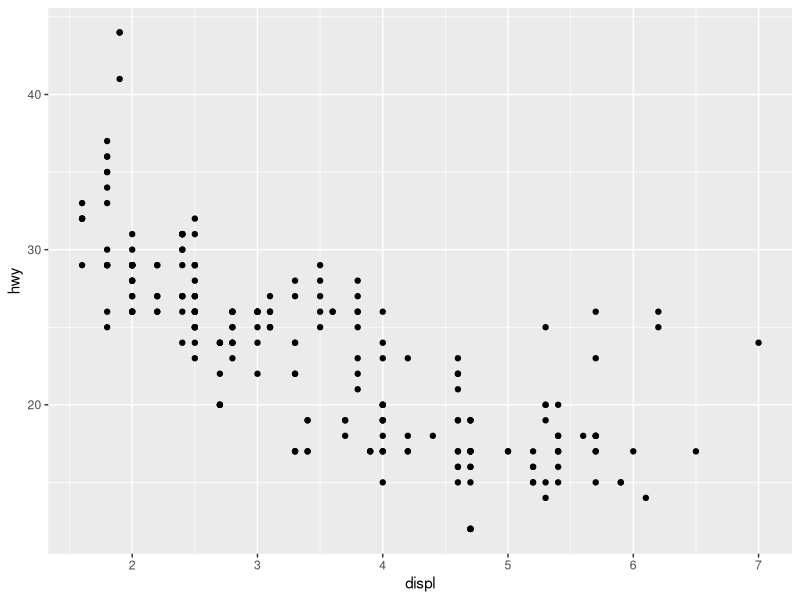
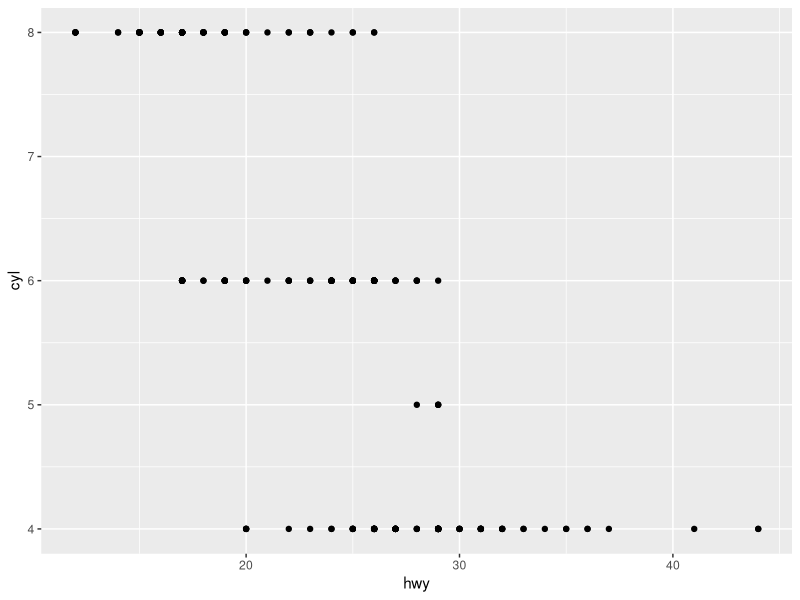
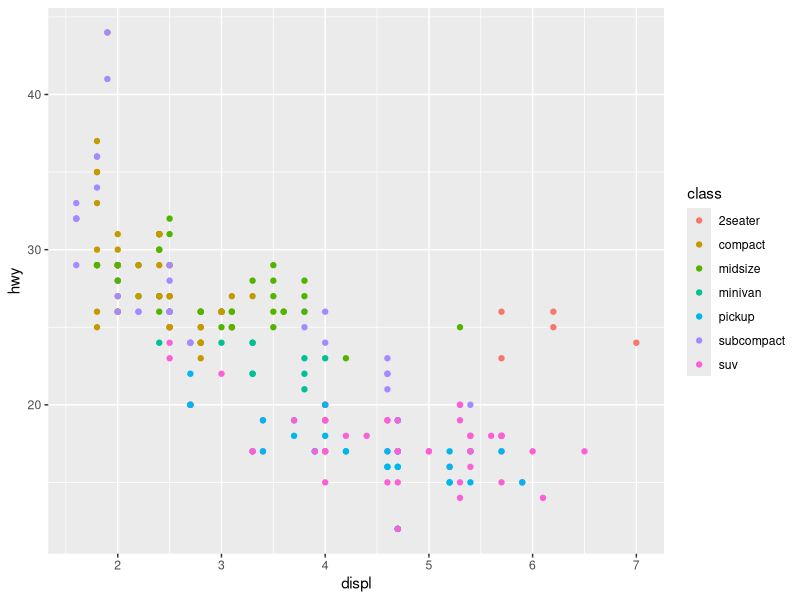
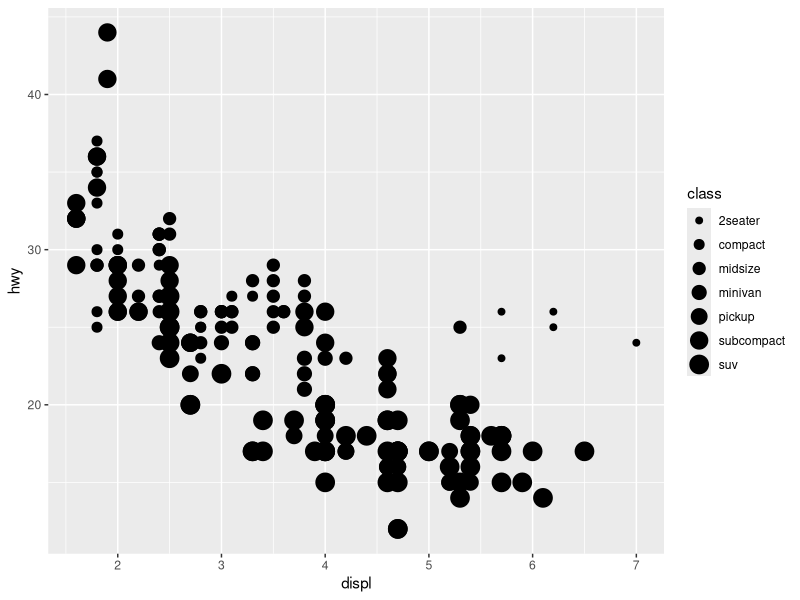
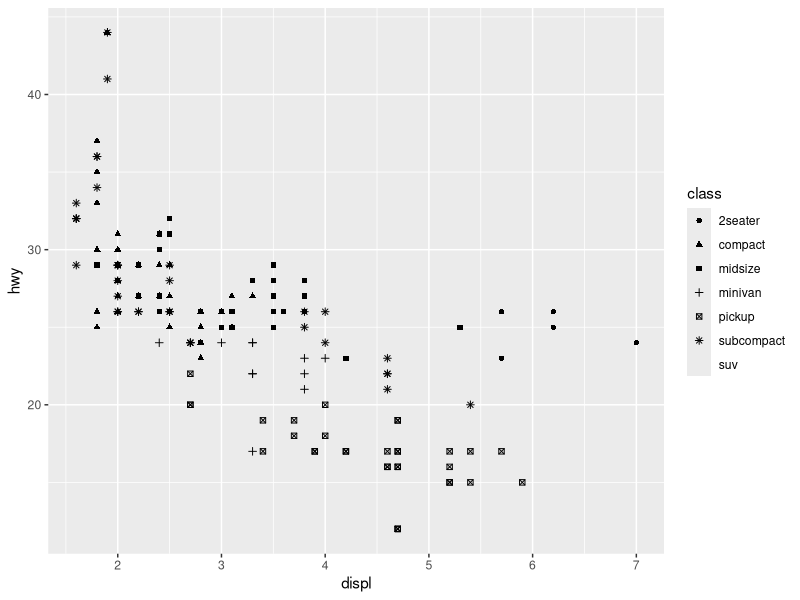
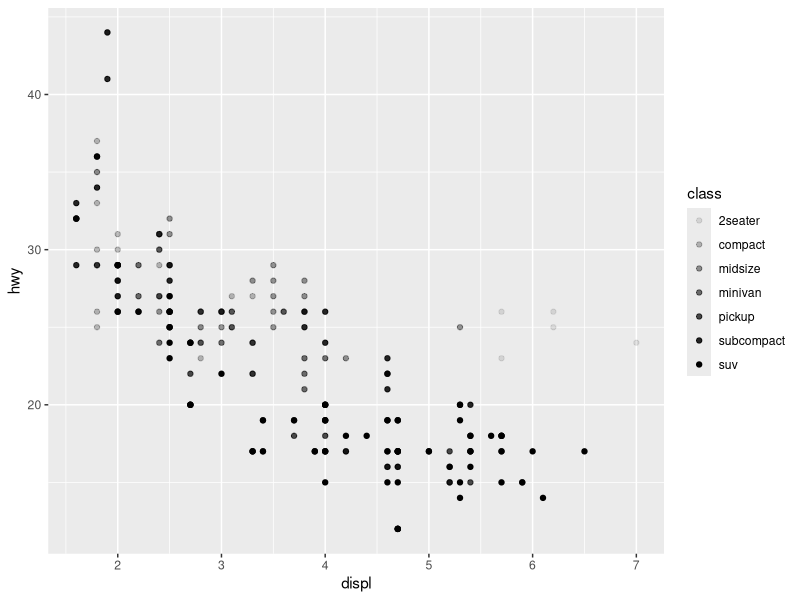
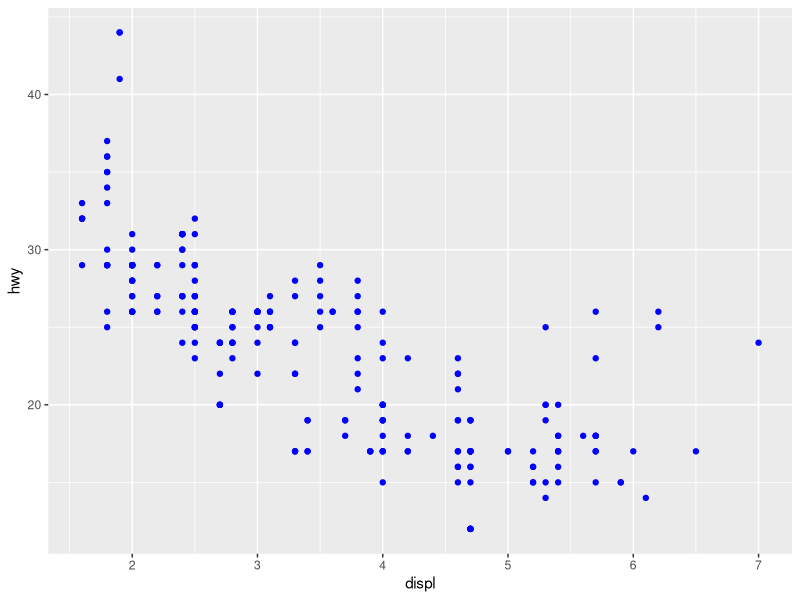
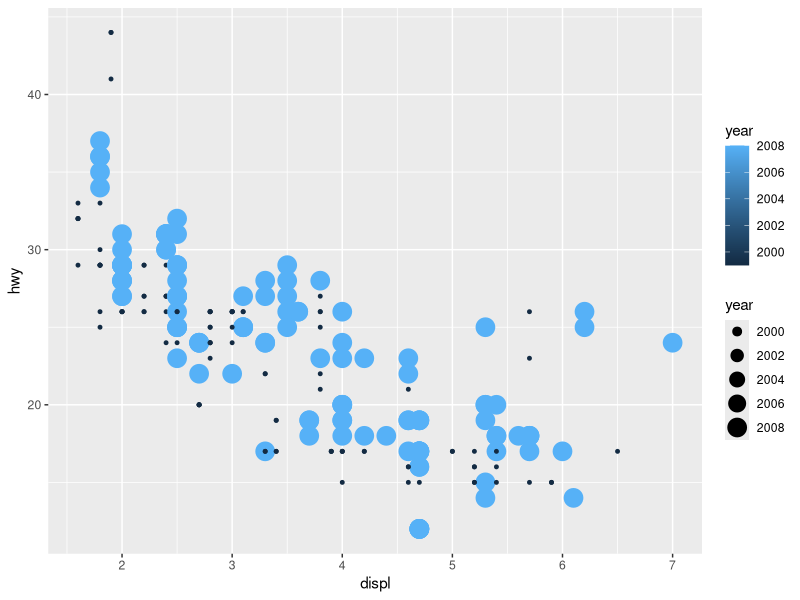

These figures' R source, in order: (Note: this script raises an error after producing the figures.)
install.packages("tidyverse")
library(tidyverse)
library(data.table)

# mpg:hwy-highway miles per gallon  displ-engine displacement, in litres
ggplot(data=mpg) + geom_point(mapping = aes(x = displ, y = hwy))
ggplot(data = mpg) + geom_point(mapping = aes(x = hwy, y = cyl))

#ae(color/size/shape/alpha)
ggplot(data=mpg) + 
  geom_point(mapping = aes(x = displ, y = hwy, color = class))
ggplot(data=mpg) + 
  geom_point(mapping = aes(x = displ, y = hwy, size = class))
ggplot(data=mpg) + 
  geom_point(mapping = aes(x = displ, y = hwy, shape = class))
ggplot(data=mpg) + 
  geom_point(mapping = aes(x = displ, y = hwy, alpha = class))

ggplot(data = mpg) +
  geom_point(mapping = aes(x = displ, y = hwy), color = "blue")

ggplot(data = mpg) +
  geom_point(mapping = aes(x = displ, y = hwy, color = year, size = year))

# stroke used for shape 21-24 and defined the size of outer cirle 
sizes <- expand.grid(size = (0:3) * 2, stroke = (0:3) * 2)
ggplot(sizes, aes(size, stroke, size = size, stroke = stroke)) + 
  geom_abline(slope = -1, intercept = 6, colour = "white", size = 6) + 
  geom_point(shape = 21, fill = "red") +
  scale_size_identity()
 
ggplot(data = mpg) +
  geom_point(mapping = aes(x = displ, y = hwy, color = displ <5))


#The first argument of facet_wrap() should be a formula, which you create
#with ~ followed by a variable name (here "formula" is the name of a data structure 
#in R, not a synonym for "equation"). The variable that you pass to facet_wrap() should be discrete.
ggplot(data = mpg) +
  geom_point(mapping = aes(x = displ, y = hwy)) +
  facet_wrap(~ class, nrow = 2)

#To facet your plot on the combination of two variables, add facet_grid() to your plot call.
#this  time the formula should contain two variable names separated by a ~.
ggplot(data = mpg) +
  geom_point(mapping = aes(x = displ, y = hwy)) +
  facet_grid(drv ~ cyl)

#If you prefer to not facet in the rows or columns dimension, use a . instead of a variable name
ggplot(data = mpg) +
  geom_point(mapping = aes(x = displ, y = hwy)) +
  facet_grid(. ~ cyl)
ggplot(data = mpg) +
  geom_point(mapping = aes(x = displ, y = hwy)) +
  facet_wrap(~ cyl, nrow = 1)
#above two just the same plots!

ggplot(data = mpg) +
  facet_grid(drv ~ cyl)
ggplot(data = mpg) + 
  geom_point(mapping = aes(x = drv, y = cyl))


ggplot(data = mpg) +
  geom_point(mapping = aes(x = displ, y = hwy)) +
  facet_grid(drv ~ .)
ggplot(data = mpg) +
  geom_point(mapping = aes(x = displ, y = hwy)) +
  facet_grid(. ~ cyl)

par(mfrow = c(2,2))
# same data, different plots
ggplot(data = mpg) +
  geom_point(mapping = aes(x = displ, y = hwy))
ggplot(data = mpg) +
  geom_smooth(mapping = aes(x = displ, y = hwy))

ggplot(data = mpg) +
  geom_point(mapping = aes(x = displ, y = hwy, color = drv)) +
  geom_smooth(mapping = aes(x = displ, y = hwy, linetype = drv, color = drv))


ggplot(data = mpg) +
  geom_smooth(mapping = aes(x = displ, y = hwy))
ggplot(data = mpg) +
  geom_smooth(mapping = aes(x = displ, y = hwy, group = drv))
ggplot(data = mpg) +
  geom_smooth(mapping = aes(x = displ, y = hwy, color = drv),
              show.legend = F)

#To display multiple geoms in the same plot, add multiple geom functions to ggplot()
ggplot(data = mpg) +
  geom_point(mapping = aes(x = displ, y = hwy)) +
  geom_smooth(mapping = aes(x = displ, y = hwy))
#another way to get same plot above
ggplot(data = mpg, mapping = aes(x = displ, y = hwy)) +
  geom_point() +
  geom_smooth()

#If you place mappings in a geom function, ggplot2 will treat them as local mappings for the exact layer.
ggplot(data = mpg, mapping = aes(x = displ, y = hwy)) +
  geom_point(mapping = aes(color = class)) +
  geom_smooth()

#You can use the same idea to specify different data for each layer
mpp <- as.data.table(mpg)
ggplot(data = mpg, mapping = aes(x = displ, y = hwy)) +
  geom_point(mapping = aes(color = class)) +
  geom_smooth(data = mpp[class == "subcompact"], se = FALSE)

#OR (differs in the way to get mpg subset)
ggplot(data = mpg, mapping = aes(x = displ, y = hwy)) +
  geom_point(mapping = aes(color = class)) +
               geom_smooth(data = filter(mpg, class == "subcompact"), se = FALSE)


ggplot(data = mpg, mapping = aes(x = displ, y = hwy, color = drv)) +
  geom_point() +
  geom_smooth(se = FALSE)
#the syntax equals one below
ggplot(data = mpg) +
  geom_point(mapping = aes(x = displ, y = hwy, color = drv)) +
  geom_smooth(mapping = aes(x = displ, y = hwy, linetype = drv, color = drv), se = FALSE)


# different syntax but same plot
ggplot(data = mpg, mapping = aes(x = displ, y = hwy)) + 
  geom_point() + 
  geom_smooth()

ggplot() + 
  geom_point(data = mpg, mapping = aes(x = displ, y = hwy)) + 
  geom_smooth(data = mpg, mapping = aes(x = displ, y = hwy))


#https://r4ds.had.co.nz/data-visualisation.html 3.6.1 exercise 6
ggplot(data = mpg, mapping = aes(x = displ, y = hwy)) +
  geom_point() +
  geom_smooth(se = FALSE)

ggplot(data = mpg, mapping = aes(x = displ, y = hwy)) +
  geom_point() +
  geom_smooth(mapping = aes(group = drv), se = FALSE)

ggplot(data = mpg, mapping = aes(x = displ, y = hwy, color = drv)) +
  geom_point() +
  geom_smooth(se = FALSE)

ggplot(data = mpg, mapping = aes(x = displ, y = hwy)) +
  geom_point(mapping = aes(color = drv)) +
  geom_smooth(se = FALSE)

ggplot(data = mpg, mapping = aes(x = displ, y = hwy)) +
  geom_point(mapping = aes(color = drv)) +
  geom_smooth(mapping = aes(linetype = drv), se = FALSE)

#Note that shapes 21-24 have both stroke colour and a fill. 
#The size of the filled part is controlled by size, the size of the stroke is controlled by stroke.
ggplot(data = mpg, mapping = aes(x = displ, y = hwy)) +
  geom_point(aes(fill = drv), shape = 21, color = "white", size = 5, stroke = 5)


#statistical transformations
#bar chart
ggplot(data = diamonds) +
  geom_bar(mapping = aes(x = cut))
#geom_bar use stat_count by default, so the syntax above equals the following
ggplot(data = diamonds) +
  stat_count(mapping = aes(x = cut))

ggplot(data = diamonds) +
  geom_col(mapping = aes(x = cut, y = price))


#stat_ has corresponding geom_
ggplot(data = diamonds) +
  stat_summary(
    mapping = aes(x = cut, y = depth),
    fun.ymin = min,
    fun.ymax = max,
    fun.y = median
  )
ggplot(data = diamonds, mapping = aes(x = cut, y = depth)) +
  geom_pointrange(mapping = aes(ymin = min(depth), ymax = max(depth)))#didn't got stat_summary & geom_pointrange



#geom_bar ## group=1 then the sum prop is 1
ggplot(data = diamonds)+
  geom_bar(mapping = aes(x = cut, y = ..prop.., group = 1))
ggplot(data = diamonds) +
  geom_bar(mapping = aes(x = cut, y = ..prop..))
ggplot(data = diamonds) +
  geom_bar(mapping = aes(x = cut, y = ..prop.., fill = color))


#geom_bar fill/color: fill define the inner color, color define the outline color
ggplot(data = diamonds) +
  geom_bar(mapping = aes(x = cut, color = cut))
ggplot(data = diamonds) +
  geom_bar(mapping = aes(x = cut, fill = cut))

#map the fill aesthetic to another variable
ggplot(data = diamonds) +
  geom_bar(mapping = aes(x = cut, fill = clarity))

#he stacking is performed automatically by the position adjustment specified by the position argument. 
#If you don't want a stacked bar chart, you can use one of three other options: "identity", "dodge" or "fill"

#position = "identity" will place each object exactly where it falls in the context of the 
#graph. This is not very useful for bars, because it overlaps them.
ggplot(data = diamonds, mapping = aes(x = cut, fill = clarity)) +
  geom_bar(alpha = 0.2, position = "identity")
ggplot(data = diamonds, mapping = aes(x = cut, color = clarity)) +
  geom_bar(fill = NA, position = "identity")

#position = "fill" works like stacking, but makes each set of stacked bars the same height. 
#This makes it easier to compare proportions across groups.
ggplot(data = diamonds) +
  geom_bar(mapping = aes(x = cut, fill = clarity), position = "fill" )
ggplot(data = diamonds) +
  geom_bar(mapping = aes(x = cut, fill = clarity))#position defalut "stack" for geom_bar

#position = "dodge" places overlapping objects directly beside one another. 
#This makes it easier to compare individual values.
ggplot(data = diamonds) +
  geom_bar(mapping = aes(x = cut, fill = clarity), position = "dodge")

#position="jitter" in geom_point to avoid "overplotting"
ggplot(data = mpg) +
  geom_point(mapping = aes(x = displ, y = hwy))#default position is "identity"
ggplot(data = mpg) +
  geom_point(mapping = aes(x = displ, y = hwy), position = "jitter")
#ggplot2 comes with a shorthand for geom_point(position = "jitter"): geom_jitter()
ggplot(data = mpg, mapping = aes(x = displ, y = hwy)) +
  geom_point() +
  geom_jitter()


# Exercise 3.8.1
ggplot(data = mpg, mapping = aes(x = cty, y = hwy)) +
  geom_point()   #overplotting
ggplot(data = mpg, mapping = aes(x = cty, y = hwy)) +
  geom_point(position = "jitter")
#geom_jitter() is a shorthand of geom_point(position = "jitter")
ggplot(data = mpg, mapping = aes(x = cty, y = hwy)) +
  geom_jitter()

ggplot(data = mpg, mapping = aes(x = cty, y = hwy)) +
  geom_jitter(width = 0.25)
ggplot(data = mpg, mapping = aes(x = cty, y = hwy)) +
  geom_jitter(height = 0.25)
ggplot(data = mpg, mapping = aes(x = cty, y = hwy)) +
  geom_jitter(width = 0.25, height = 0.25)

ggplot(data = mpg, mapping = aes(x = cty, y = hwy)) +
  geom_count()

#default position="dodge2" for geom_boxplot
ggplot(data = mpg, mapping = aes(x = class, y = hwy, color = class)) +
  geom_boxplot() 
ggplot(data = mpg, mapping = aes(x = class, y = hwy, color = class)) +
  geom_boxplot(position = "identity") # same as above



# Coordinate System
#coor_flip switches the x & y axes
ggplot(data = mpg, mapping = aes(x = class, y = hwy)) +
  geom_boxplot()
ggplot(data = mpg, mapping = aes(x = class, y = hwy)) +
  geom_boxplot() +
  coord_flip()

ggplot(data = mpg, mapping = aes(x = class, fill = manufacturer)) +
  geom_bar(position = "dodge")
ggplot(data = mpg, mapping = aes(x = class, fill = manufacturer)) +
  geom_bar(position = "dodge") +
  coord_flip()

install.packages("maps")
county <- map_data("county")
ggplot(county, aes(long, lat, fill = region)) +
  geom_polygon()
#coord_quickmap sets the aspect ratio correctly for maps.
ggplot(county, aes(long, lat, fill = region)) +
  geom_polygon() +
  coord_quickmap()


#coord_polar() uses polar coordinates. Polar coordinates reveal an interesting connection 
#between a bar chart and a Coxcomb chart.
# theme(aspect.ratio=1) makes the plot panel a square
# labs(x = NULL, y = NULL) remove the name of x&y axis
bar <- ggplot(data = diamonds) +
  geom_bar(
    mapping = aes(x = cut, fill = cut),
    show.legend = FALSE,
    width = 1
  ) +
  theme(aspect.ratio = 1) +
  labs(x = NULL, y = NULL)
  
bar + coord_flip()
bar + coord_polar()


# 3.9.1 Exercise
ggplot(data = diamonds) +
  geom_bar(mapping = aes(x = cut, fill = clarity))
ggplot(data = diamonds) +
  geom_bar(mapping = aes(x = cut, fill = clarity)) +
  coord_polar() +
  labs(title = "Coxcomb Plot for diamonds by cut", caption = "(based on data from diamonds)")

#Map projections do not, in general, preserve straight lines, so this requires 
#considerable computation. coord_quickmap is a quick approximation that does preserve 
#straight lines. It works best for smaller areas closer to the equator.
install.packages("mapproj")
ggplot(county, aes(long, lat, fill = region)) +
  geom_polygon() +
  coord_quickmap()
ggplot(county, aes(long, lat, fill = region)) +
  geom_polygon() +
  coord_map()

ggplot(data = mpg, mapping = aes(x = cty, y = hwy)) +
  geom_point() +
  geom_abline() +
  coord_fixed()


